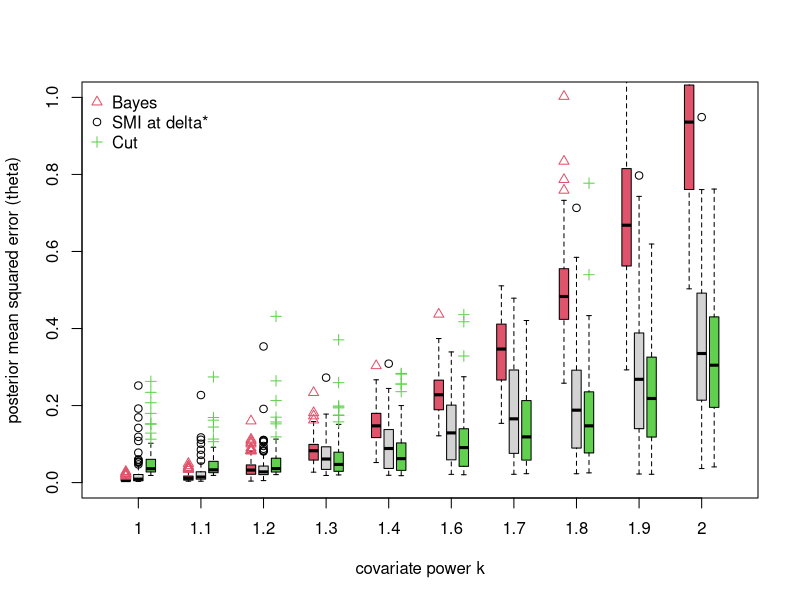
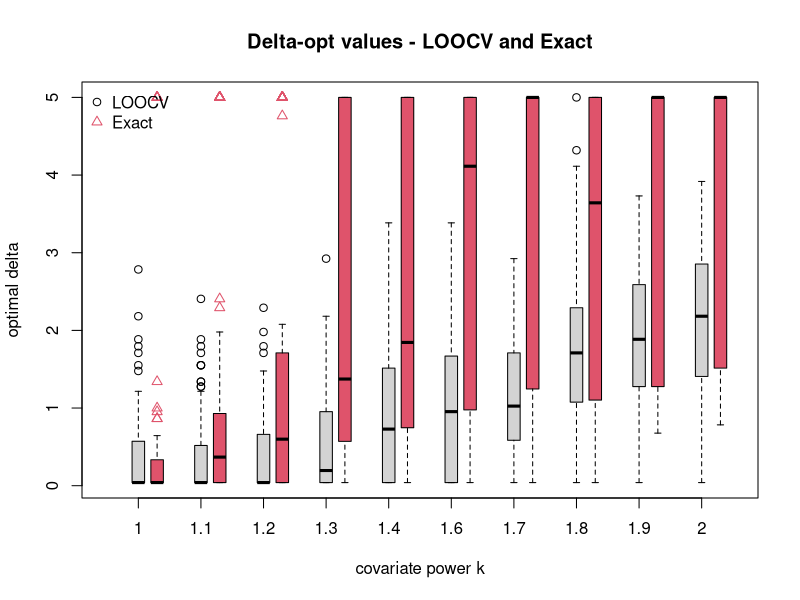

Recreate these plots in R, in order.
###################################################################
setwd("~/collab - Kate/SMI-ABC")

rm(list=ls())
set.seed(0) # all the three's for nice example - a bit too nice maybe
#16

yim <- function(phi,theta,x,s,n,k=2){
  return(rnorm(n,theta*x^k+phi,s))
}

zim <- function(phi,s,n){
  return(rnorm(n,phi,s))
}

xim <- function(n, centre, spread) {
  #return(rnorm(n,mean = centre, sd=spread))
  return(runif(n,min=centre-spread,max=centre+spread))
  #n=50; m=n/2; sy=0.5; sz=2#
  #phi_T=0; theta_T=1; X.centre=1; X.spread=1
}

#priors for theta and phi are ~1 improper

#observation model setup and data
n=50; m=n/2; sy=0.25; sz=1; X.centre=1; X.spread=1#
phi_T=0; theta_T=1; 
#X.centre=2/3; X.spread=2/3 #these are nice values for illustration because the cut limit is exactly correct

#the number of K-values and the list of K-values we consider
K.len=10; 
K=seq(from=1,to=2,length.out=K.len)

#the number of reps per k-val
N.trials=100

#for each k,trial pair we get the MSE and store it - we stor cut and bayes as well
MSE.phi=MSE.theta=MSE.phi.B=MSE.theta.B=MSE.phi.C=MSE.theta.C=delta.opt.loocv=delta.opt.exact=matrix(NA,K.len,N.trials,dimnames = list(K))

T.sim=1e3
v.gam <- 5^seq(from=-2,to=1,length.out=100); #my delta is sqrt(gamma) from Kate's 
n.gam=length(v.gam)

#trial=1; k.ind=1

for(trial in 1:N.trials){
  for (k.ind in 1:K.len) {
    #simulate some new synthetic data
    xobs <- xim(n=n,centre=X.centre, spread=X.spread)
    yobs <- yim(phi=phi_T,theta=theta_T,x=xobs,s=sy,n=n,k=K[k.ind]); 
    zobs <- zim(phi=phi_T,s=sz,m); 
    
    ELPDz=rep(0,n.gam)
    
    mx=mean(xobs); mxy=mean(xobs*yobs); mxx=mean(xobs^2)
    my=mean(yobs)
    
    rho=(sy^2+v.gam^2)*(m-1)/(sz^2*n)
    for (ii in 1:m) {
      mz=mean(zobs[-ii])
      s.phi=sqrt(rho*sz^2/(m-1))/sqrt(rho+1-mx^2/mxx)
      mu.phi=(rho*mz+my*(1-mx*mxy/(mxx*my)))/(rho+1-mx^2/mxx)
      for (j in 1:n.gam) {ELPDz[j] = ELPDz[j]+dnorm(zobs[ii],mean=mu.phi[j],sd=sqrt(s.phi[j]^2+sz^2),log=T) }
    }
    ELPDz=ELPDz/m
    
    which.delta.loocv=which.max(ELPDz) #if we choose delta based on ELPDz
    delta.star.loocv=v.gam[which.delta.loocv]
    delta.opt.loocv[k.ind,trial]=delta.star.loocv
    
    #now delta is chosen sample post
    mz=mean(zobs)
    
    rho=(sy^2+v.gam^2)*m/(sz^2*n)
    s.thGphY=sy/sqrt(n*mxx)
    s.phi=sqrt(rho*sz^2/m)/sqrt(rho+1-mx^2/mxx)
    mu.phi=(rho*mz+my*(1-mx*mxy/(mxx*my)))/(rho+1-mx^2/mxx)
    s22=s.phi^2+sz^2
    
    ELPDz.exact = -0.5*log(2*pi)-0.5*log(s22)-(0.5/s22)*(sz^2+phi_T^2-2*phi_T*mu.phi+mu.phi^2)
    which.delta.exact=which.max(ELPDz.exact) #if we choose delta based on ELPDz
    delta.star.exact=v.gam[which.delta.exact]
    delta.opt.exact[k.ind,trial]=delta.star.exact
    
    #SMI sim at delta.star.loocv
    PHI=rnorm(T.sim,mean=mu.phi[which.delta.loocv],sd=s.phi[which.delta.loocv]) #we need sampled phi's to sample theta - could calculate theta marginal
    mu.thGphY=(mxy-PHI*mx)/mxx
    THETA=rnorm(T.sim,mean=mu.thGphY,sd=s.thGphY)
    
    #just trusting the limits when delta~0 and delta~inf
    PHI.BAYES=rnorm(T.sim,mean=mu.phi[1],sd=s.phi[1])
    mu.thGphY=(mxy-PHI.BAYES*mx)/mxx
    THETA.BAYES=rnorm(T.sim,mean=mu.thGphY,sd=s.thGphY)
    
    PHI.CUT=rnorm(T.sim,mean=mu.phi[n.gam],sd=s.phi[n.gam])
    mu.thGphY=(mxy-PHI.CUT*mx)/mxx
    THETA.CUT=rnorm(T.sim,mean=mu.thGphY,sd=s.thGphY)
    
    MSE.phi[k.ind,trial]=mean( (PHI-phi_T)^2 )
    MSE.theta[k.ind,trial]=mean( (THETA-theta_T)^2 )
    
    MSE.phi.B[k.ind,trial]=mean( (PHI.BAYES-phi_T)^2 )
    MSE.theta.B[k.ind,trial]=mean( (THETA.BAYES-theta_T)^2 )
    
    MSE.phi.C[k.ind,trial]=mean( (PHI.CUT-phi_T)^2 )
    MSE.theta.C[k.ind,trial]=mean( (THETA.CUT-theta_T)^2 )
    
  }
  print(trial)
}

pdf(file="PMSE-regression-example.pdf")
boxplot(t(MSE.phi),boxwex=0.15,ylim=c(0,0.7),names=as.character(round(K,1)),
        xlab="covariate X power k",ylab="posterior mean squared error (phi)")
boxplot(t(MSE.phi.B),boxwex=0.15,add=TRUE,names=NULL,col=2,outcol=2,pch=2,axes=FALSE,at=1:K.len-0.2)
boxplot(t(MSE.phi.C),boxwex=0.15,add=TRUE,names=NULL,col=3,outcol=3,pch=3,axes=FALSE,at=1:K.len+0.2)
legend("topleft", legend = c("Bayes","delta-SMI","Cut") , 
       col = c(2,1,3) , bty = "n", pch=c(2,1,3))
dev.off()

boxplot(t(MSE.theta),boxwex=0.15,ylim=c(0,1),names=as.character(round(K,1)),
        xlab="covariate power k",ylab="posterior mean squared error (theta)")
boxplot(t(MSE.theta.B),boxwex=0.15,add=TRUE,names=NULL,col=2,outcol=2,pch=2,axes=FALSE,at=1:K.len-0.2)
boxplot(t(MSE.theta.C),boxwex=0.15,add=TRUE,names=NULL,col=3,outcol=3,pch=3,axes=FALSE,at=1:K.len+0.2)
legend("topleft", legend = c("Bayes","SMI at delta*","Cut") , 
       col = c(2,1,3) , bty = "n", pch=c(2,1,3))

boxplot(t(delta.opt.loocv),boxwex=0.2,pch=1,names=as.character(round(K,1)),main="Delta-opt values - LOOCV and Exact",
        xlab="covariate power k",ylab="optimal delta")
boxplot(t(delta.opt.exact),boxwex=0.2,add=TRUE,names=NULL,col=2,outcol=2,pch=2,axes=FALSE,at=1:K.len+0.3)
legend("topleft", legend = c("LOOCV","Exact") , 
       col = c(1,2) , bty = "n", pch=c(1,2))
#plot(delta.opt.exact,delta.opt.loocv,xlim=c(0,10))



